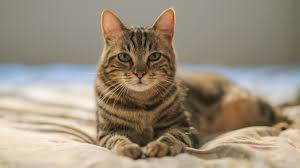
#> input picture cat.jpeg, 300 x 168 px
$ python imageExperiments.py
#> lines starting #> are read from the running program, lines starting #| are printed output that depends on the picture
from PIL import Image
import numpy as np

cat = Image.open('cat.jpeg', 'r')
#> cat is the input picture: PIL image 300x168 RGB; mean R, G, B 155.4, 142.6, 124.8
pixVals = list(cat.getdata())
#> pixVals = 50400 items
#print(pixVals)
#cat.show()
#print(vars(cat))
width, height = cat.size
#> width = 300; height = 168

array = np.zeros([100, 200, 3], dtype=np.uint8)
array[:,:100] = [255, 128, 0] #Orange left side
array[:,100:] = [0, 0, 255]   #Blue right side

img = Image.fromarray(array)
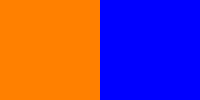
#> img: PIL image 200x100 RGB; mean R, G, B 127.5, 64, 127.5
#img.show()
#print(array)

a = np.asarray(cat)
print(dir(a))
#> (printed output is left out)
#print(a)
a = np.flip(a)
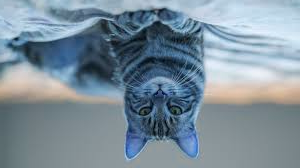
#> a: shape (168, 300, 3); mean R, G, B 124.8, 142.6, 155.4

cat2 = Image.fromarray(a)
cat2.show()
cat.show()
